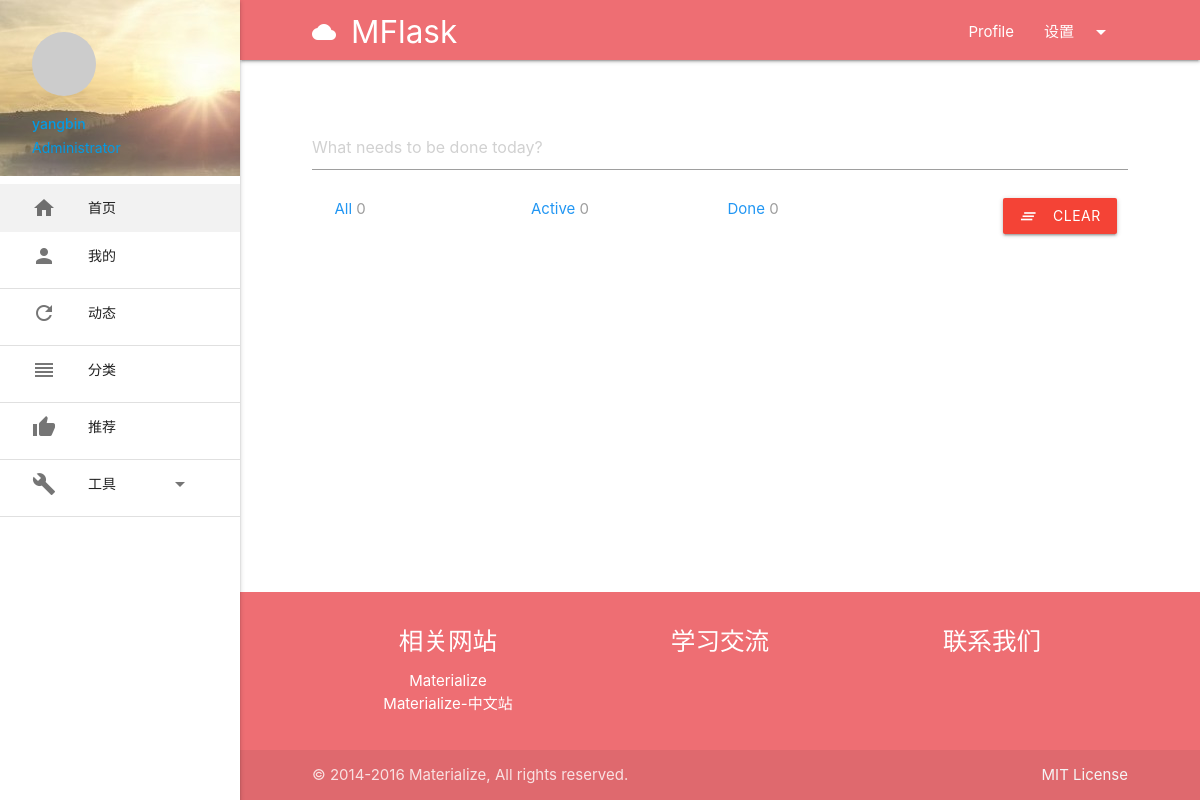
The app's page /app (signed in), older data.
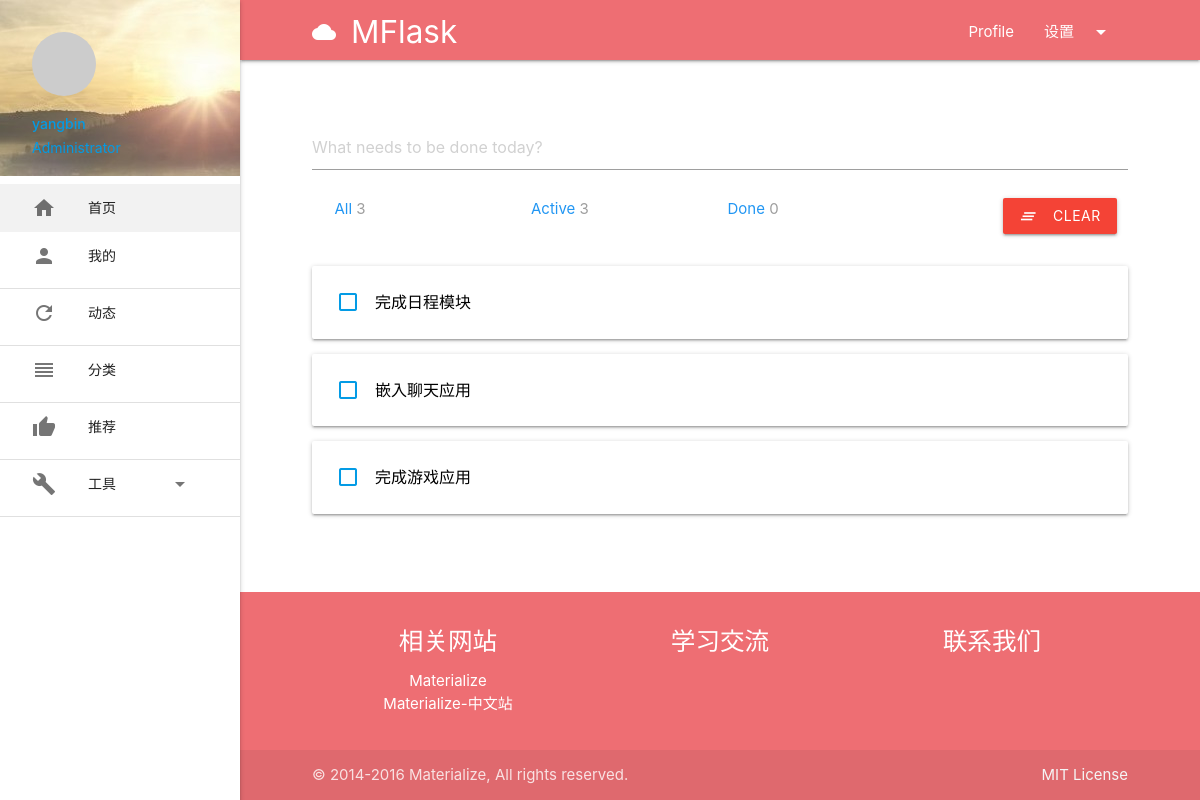
The same page, newer data.
### app/models.py (models this page shows)
class Item(db.Model):
    id = db.Column(db.Integer, primary_key=True)
    body = db.Column(db.Text)
    timestamp = db.Column(db.DateTime, index=True, default=datetime.utcnow)
    done = db.Column(db.Boolean, default=False)
    author_id = db.Column(db.Integer, db.ForeignKey('users.id'))

### app/main/views.py (the view)
@main.route('/app')
@login_required
def app():
    all_count = Item.query.with_parent(current_user).count()
    active_count = Item.query.with_parent(current_user).filter_by(done=False).count()
    completed_count = Item.query.with_parent(current_user).filter_by(done=True).count()
    return render_template('_todo.html', items=current_user.items,
                           all_count=all_count, active_count=active_count, completed_count=completed_count)

### app/auth/views.py (called while the page is built)
@auth.before_app_request
def before_request():
    if current_user.is_authenticated:
        current_user.ping()
        if not current_user.confirmed \
                and request.endpoint \
                and request.blueprint != 'auth'\
                and request.endpoint != 'static':
            return redirect(url_for('auth.unconfirmed'))

### app/main/__init__.py (called while the page is built)
@main.app_context_processor
def inject_permissions():
    return dict(Permission=Permission)

### app/models.py (called while the page is built)
@login_manager.user_loader
def load_user(user_id):
    return User.query.get(int(user_id))

    def ping(self):
        self.last_seen = datetime.utcnow()
        db.session.add(self)

    def gravatar_hash(self):
        return hashlib.md5(self.email.lower().encode('utf-8')).hexdigest()

    def gravatar(self, size=100, default='identicon', rating='g'):
        url = 'https://secure.gravatar.com/avatar'
        hash = self.avatar_hash or self.gravatar_hash()
        return '{url}/{hash}?s={size}&d={default}&r={rating}'.format(
            url=url, hash=hash, size=size, default=default, rating=rating)

### app/templates/_todo.html (shortened to what this page needs)
{% extends "base.html" %}
{% import "_macros.html" as macros %}
{% block content %}
<main class="todo">
    <div class="container" style="padding-top: 60px">
        <div class="row" id="todo-header">
            <input id="item-input" data-href="{{ url_for('.new_item') }}" type="text"
                   placeholder="{{ 'What needs to be done today?' }}" autocomplete="off" autofocus required>
        </div>
        <div class="row" id="dashboard">
            <div class="col l9 m12 s21">
                <ul class="tabs">
                    <li class="col m4 s12">
                        <a class="blue-text button" id="all-item">
                            {{ 'All' }} <span class="grey-text small-text" id="all-count">{{ all_count }}</span>
                        </a>
                    </li>
                    <li class="col m4 s12">
                        <a class="blue-text button" id="active-item">
                            {{ 'Active' }} <span class="grey-text small-text" id="active-count">{{ active_count }}</span>
                        </a>
                    </li>
                    <li class="col m4 s12">
                        <a class="blue-text button" id="completed-item">
                            {{ 'Done' }} <span class="grey-text small-text" id="completed-count">{{ completed_count }}</span>
                        </a>
                    </li>
                </ul>
            </div>
            <div class="col l3 hide-on-med-and-down">
                <a class="waves-effect waves-light btn red right" id="clear-btn" data-href="{{ url_for('.clear_items') }}">
                    <i class="material-icons left">clear_all</i>Clear
                </a>
            </div>
        </div>
    </div>
    <div class="container">
        <div class="items">
            {% for item in items %}
                {% include '_item.html' %}
            {% endfor %}
        </div>
    </div>
</main>
{% endblock %}

### app/templates/_item.html (shortened to what this page needs)
<div class="row item card-panel hoverable" data-href="{{ url_for('.edit_item', item_id=item.id) }}"
     data-id="{{ item.id }}" data-body="{{ item.body }}" data-done={{ item.done|tojson }}>
    <span class="item-body">
        <a class="button done-btn" data-href="{{ url_for('.toggle_item', item_id=item.id) }}">
            <i class="material-icons left">{% if item.done %}check_box{% else %}check_box_outline_blank{% endif %}</i>
        </a>
        <span class="{% if item.done %}inactive-item{% else %}active-item{% endif %}"
              id="body{{ item.id }}">{{ item.body }}</span>
    </span>
</div>

Row changes from the older to the newer data that the page shows:
added Item: body "完成日程模块"
added Item: body "嵌入聊天应用"
added Item: body "完成游戏应用"
Text that changed along with them:
{{ all_count }}: "0" → "3"
{{ active_count }}: "0" → "3"
